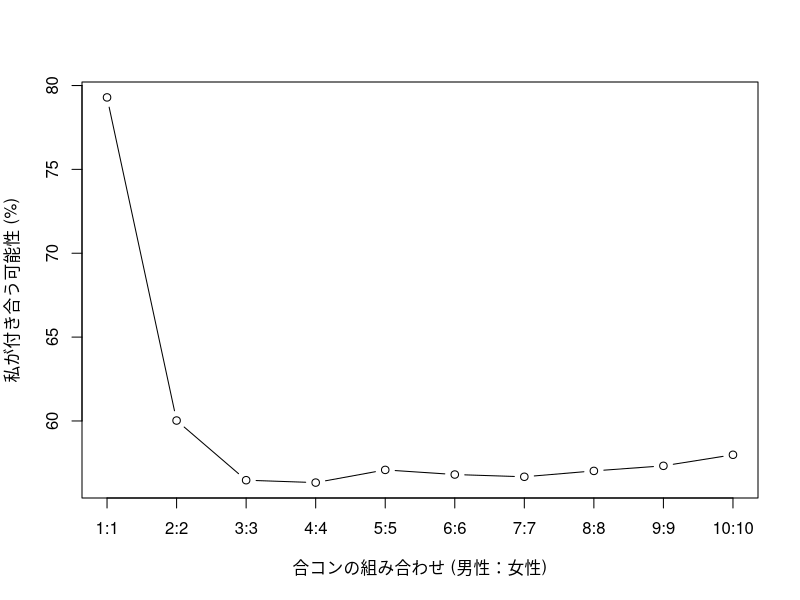

R code for this plot:
num_person <- 1:10	# 人数 (n対nの合コン)	
goukon_num <- 1:10000	# 調べる回数

my_charm <- 0.5 	# 僕の魅力度
my_lower_bound <- 0.4	# 僕の許容範囲の下限

success_num <- c()	# n対nの合コンで付き合えた回数



# 合コンの場を仮想的に作る(男性陣)
init_goukon_state_man <- function(man, num) {

	# 男性陣の魅力度を決定
	for (i in 1:num) {
		if (i != 1) {
			man_power <- 0.5 + (rnorm(1) / 10) 
			man <- c(man, man_power)
		}
	}
	return(man)
}

# 合コンの場を仮想的に作る(女性陣)
init_goukon_state_woman <- function(woman, num) {

	# 女性陣の魅力度を決定
	for (i in 1:num) {
		woman_power <- 0.5 + (rnorm(1) / 10)
		woman <- c(woman, woman_power)
	}
	return(woman)
}

# アプローチする相手を選択
to_approach <- function(man, woman, match, my_lower_bound) {
	man_id <- 1		
	for (i in man) {
		min <- 1;
		pair <- -1;
		woman_id <- 1;
		for (j in woman) {
			if ((man_id == 1) && (woman[woman_id] < my_lower_bound)) {
			}
			else if (abs(i - j) < min) {
				min = abs(i - j)
				pair <- woman_id;
			}	
			woman_id <- woman_id + 1
		}
		match = c(match, pair)
		man_id <- man_id + 1
	}
	return(match)
}

# 一人の女性を奪いあう状況のとき
find_rival <- function(man, woman, match) {
	man_id <- 1
	for (i in match) {
		rival_id <- 1
		for (j in match) {
			if ((man_id != rival_id) && (i == j)) {
				if (man[man_id] < man[rival_id]) {
					match[man_id] <- -1
				}
			}
			rival_id <- rival_id + 1
		}
		man_id <- man_id + 1
	}
	return(match)
}

# 付き合えるかどうかを判定
success_approach <- function(man, woman, match) {
	chance <- 0		# 付き合える可能性
	if (match[1] != -1) {
		chance = dexp(abs(0.5 - woman[match[1]]), rate = 1, log = FALSE)
		tmp_success <- tmp_success + chance
	}
	return(tmp_success)
}

for (p_num in num_person) {
	tmp_success <- 0	# 成功回数(一時的)

	for (g_num in goukon_num) {
		man <- c(my_charm)	# 男性陣
		woman <- c()		# 女性陣
		match <- c()		# アプローチ対象を記録

		man <- init_goukon_state_man(man, p_num)	# 合コンの場を仮想的に作る(男性陣)
		woman <- init_goukon_state_woman(woman, p_num)	# 合コンの場を仮想的に作る(女性陣)
		match <- to_approach(man, woman, match, my_lower_bound)	# アプローチする相手を選択
		match <- find_rival(man, woman, match)		# 一人の女性に複数のアプローチがあるときの処理
		tmp_success <- success_approach(man, woman, match)	# 付き合えるかどうかを判定
	}
success_num <- c(success_num,(tmp_success/length(goukon_num))*100);
}

# プロット
plot(success_num,
	type="b",
	xlab='合コンの組み合わせ (男性：女性)',
	ylab='私が付き合う可能性 (%)',
	xaxt='n'
)
xmonth<-c("1:1","2:2","3:3","4:4","5:5","6:6","7:7","8:8","9:9","10:10")
axis(side=1,at=1:10,labels=xmonth)

